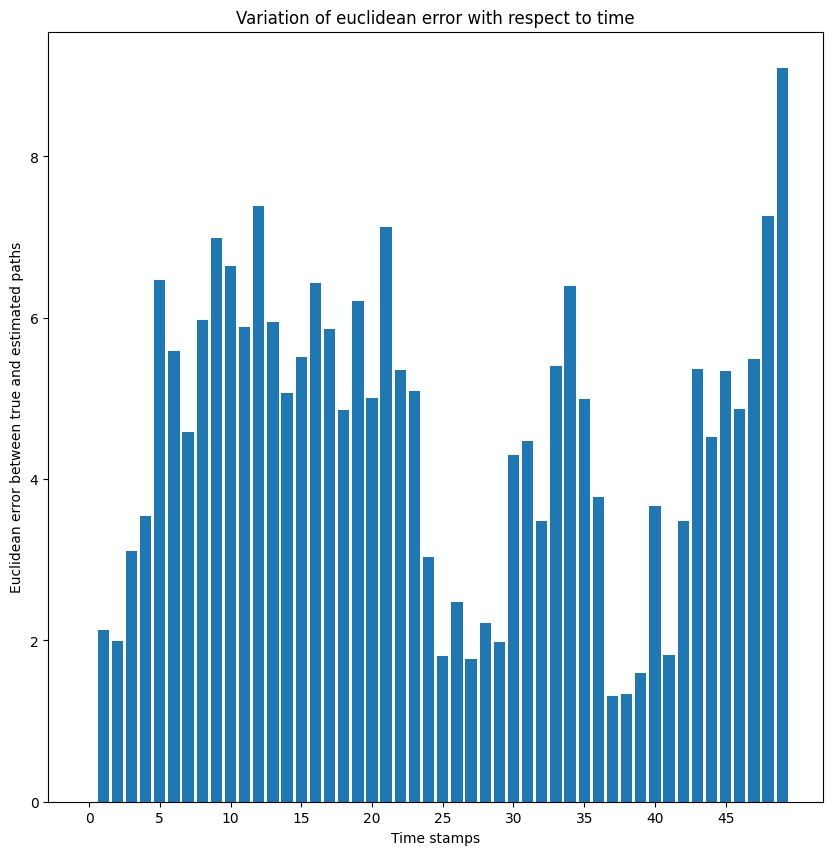

Source code (Python):
from matplotlib import colors
import numpy as np
import matplotlib.pyplot as plt
import matplotlib.animation as animation
from numpy.lib.function_base import interp
import math
import matplotlib.markers as markers
import matplotlib.patches as pat

class Airplane:
    def __init__(self, s):
        self.s = s
        self.state_history = [s]
        self.observation = []
    
    def transition(self, s):
        self.s = s
        self.state_history.append(s)

    def observed(self, s):
        self.observation.append(s)

def A(delta_t):
    I = np.eye(4, 4)
    I[0, 2] = delta_t
    I[1, 3] = delta_t
    return I

def B(delta_t):
    T = np.zeros((4, 2))
    T[0, 0] = delta_t*delta_t/2
    T[1, 1] = delta_t*delta_t/2
    T[2, 0] = 1
    T[3, 1] = 1
    return T


def motion_model(S, A, B, U, eps):
    return A.dot(S) + B.dot(U) + eps

def observation_model(S, C, delta):
    return C.dot(S) + delta

def chebyshev(a, b):
    return max(abs(a[0] - b[0]), abs(a[1] - b[1]))

def euclidean(a, b):
    return math.sqrt((a[0] - b[0]) ** 2 + (a[1] - b[1]) ** 2)

def kalman_filter(mu, sigma, z, A, U, B, R, C, Q):
    mu_t_dash = A.dot(mu) + B.dot(U)
    sigma_t_dash = A.dot(sigma).dot(A.T) + R

    K_t = sigma_t_dash.dot(C.T).dot(np.linalg.pinv(C.dot(sigma_t_dash).dot(C.T) + Q))
    mu_t = mu_t_dash + K_t.dot(z - C.dot(mu_t_dash))
    sigma_t = (np.eye(4, 4) - K_t.dot(C)).dot(sigma_t_dash)
    return mu_t, sigma_t

# U = np.zeros((2, 1))
def U(Omega, t):
    return np.array([np.sin(Omega*t * np.pi / 180.), np.cos(Omega*t * np.pi / 180.)]).reshape((2, 1))

C = np.eye(2, 4)
R = np.zeros((4, 4))
R[0, 0] = 1
R[1, 1] = 1
R[2, 2] = 0.0001
R[3, 3] = 0.0001
Q = 10 * np.eye(2, 2)
Omega = 30

init_location = 10 * np.ones((2, 1))
init_velocity = np.ones((2, 1))

init_state = np.vstack((init_location, init_velocity))
my_airplane = Airplane(init_state)
my_airplane.observed(observation_model(my_airplane.s, C, np.random.multivariate_normal(np.zeros(2,), Q).reshape(2, 1)))

T = 20
delta_t = 1

for t in range(T):
    S = motion_model(my_airplane.s, A(delta_t), B(delta_t), U(Omega, t), np.random.multivariate_normal(np.zeros(4,), R).reshape(4, 1))
    my_airplane.transition(S)
    my_airplane.observed(observation_model(my_airplane.s, C, np.random.multivariate_normal(np.zeros(2,), Q).reshape(2, 1)))

x_motion = [my_airplane.state_history[j][0, 0] for j in range(T)]
y_motion = [my_airplane.state_history[j][1, 0] for j in range(T)]
x_obs = [my_airplane.observation[j][0, 0] for j in range(T)]
y_obs = [my_airplane.observation[j][1, 0] for j in range(T)]
x_min = min(min(x_motion), min(x_obs))
x_max = max(max(x_motion), max(x_obs))
y_max = max(max(y_motion), max(y_obs))
y_min = min(min(y_motion), min(y_obs))

mu_0 = init_state
sigma_0 = 0.01 * np.eye(4, 4)

Bel = [(mu_0, sigma_0)]

for t in range(T):
    mu, sigma = kalman_filter(Bel[t][0], Bel[t][1], np.array([[x_obs[t]], [y_obs[t]]]), A(delta_t), U(Omega, t), B(delta_t), R, C, Q)
    Bel.append((mu, sigma))

predicted_state = [Bel[i][0] for i in range(len(Bel))]
predicted_state = np.array(predicted_state)

# Bar graph for euclidean error
fig2 = plt.figure(figsize = (10, 10))
euclidean_error = [euclidean((x_motion[i], y_motion[i]), (predicted_state[i, 0, 0], predicted_state[i, 1, 0])) for i in range(len(x_motion))]
time_stamps = [i*delta_t for i in range(len(x_motion))]
plt.bar(time_stamps, euclidean_error)
plt.xticks(np.arange(0, T, delta_t))
plt.xlabel("Time stamps")
plt.ylabel("Euclidean error between true and estimated paths")
plt.title("Variation of euclidean error with respect to time")

plt.savefig('d.png', bbox_inches='tight')

# Animation code
fig, ax = plt.subplots(1, 1, figsize = (10, 10))
ax.set_xticks(np.arange(x_min-10, x_max+10, 10))
ax.set_yticks(np.arange(y_min-10, y_max+10, 10))
ax.set_xlim([x_min-10, x_max+10])
ax.set_ylim([y_min-10, y_max+10])

line1, = ax.plot(x_motion, y_motion, color='g')
line2, = ax.plot(x_obs, y_obs, color='r')
line3, = ax.plot(predicted_state[0, 0, 0], predicted_state[0, 1, 0], color='b')

scat1 = plt.scatter([x_motion[0]], [y_motion[0]], c='g', s=50, edgecolors='k')
scat2 = plt.scatter([x_obs[0]], [y_obs[0]], c='r', s=50, edgecolors='k')
scat3 = plt.scatter([predicted_state[0, 0, 0]], [predicted_state[0, 1, 0]], c='b', s=50, edgecolors='k')

line1.set_label('Actual motion')
line2.set_label('Observed motion')
line3.set_label('Predicted motion')
plt.grid()
plt.legend(loc="upper left")

def animate(i):
    line1.set_data(x_motion[:i+1], y_motion[:i+1])
    line2.set_data(x_obs[:i+1], y_obs[:i+1])
    line3.set_data(predicted_state[:i+1, 0, 0], predicted_state[:i+1, 1, 0])
    scat1.set_offsets(np.c_[[x_motion[i]], [y_motion[i]]])
    scat2.set_offsets(np.c_[[x_obs[i]], [y_obs[i]]])
    scat3.set_offsets(np.c_[[predicted_state[i, 0, 0]], [predicted_state[i, 1, 0]]])
    return line1, line2, line3, scat1, scat2, scat3,

ani = animation.FuncAnimation(fig, animate, T, interval=delta_t * 1000, blit=True)
ani.save('d.mp4')

plt.show()